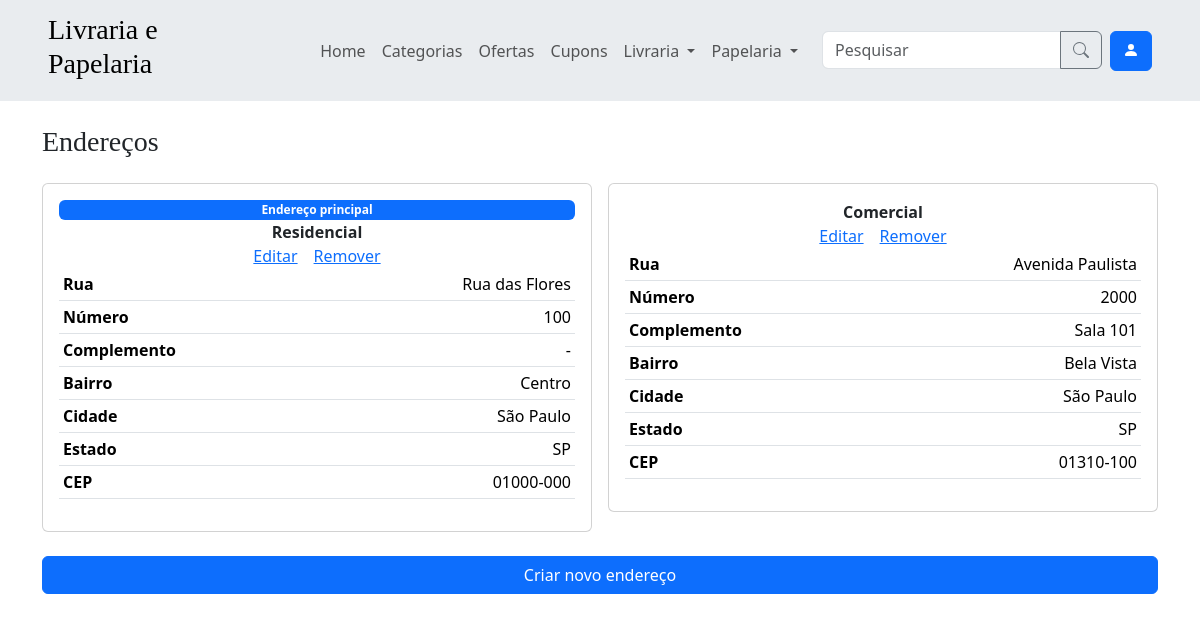
Page /enderecos/ (signed in) on the committed database.
### app/models.py (models this page shows, shortened)
class Endereco(models.Model):
    usuario = models.ForeignKey(User, on_delete=models.CASCADE)
    nome = models.CharField(max_length=20, null=True, blank=False)
    rua = models.CharField(max_length=100, null=True, blank=False)
    numero = models.CharField(max_length=8, null=True, blank=False)
    bairro = models.CharField(max_length=100, null=True, blank=False)
    cidade = models.CharField(max_length=100, null=True, blank=False)
    estado = models.CharField(max_length=100, null=True, blank=False)
    cep = models.CharField(max_length=20, null=True, blank=False)
    complemento = models.CharField(max_length=50, null=True, blank=True)
    is_principal = models.BooleanField(default=False)
    class Meta:
        verbose_name = verbose_name_plural = 'Endereco'

### app/views_enderecos.py (the view)
# urls.py: path('enderecos/', views_enderecos.enderecos, name='enderecos'),
@login_required
@user_passes_test(usuario_comum)
def enderecos(request):
    enderecos = request.user.endereco_set.all().order_by('-is_principal')
    return render(request, 'enderecos.html', {'enderecos': enderecos})

### app/context_processors.py (called while the page is built)
def categorias_processor(request):
    categorias = Categoria.objects.all()
    categorias_livraria = categorias.filter(tipo='Livraria')
    categorias_papelaria = categorias.filter(tipo='Papelaria')
    categorias = categorias[:10]
    return {
        'categorias': categorias,
        'categorias_livraria': categorias_livraria,
        'categorias_papelaria': categorias_papelaria
    }

### app/views_enderecos.py (called while the page is built)
def usuario_comum(user):
    return not user.is_staff

### app/templates/enderecos.html (shortened to what this page needs)
{% extends 'components/base.html' %}
{% block content %}
    {% include 'components/content_title.html' with title='Endereços' %}
    <div class="row row-cols-1 row-cols-md-2 g-3">
        {% for endereco in enderecos %}
            <div class="col">
                <div class="card p-3">
                    {% if endereco.is_principal %}
                        <span class="badge text-bg-primary">Endereço principal</span>
                    {% endif %}
                    <span class="fw-bold text-center">{{ endereco.nome }}</span>
                    <div class="d-flex flex-wrap justify-content-center gap-3">
                        <a href="{% url 'enderecos_editar' id_endereco=endereco.id %}">Editar</a>
                        <a href="{% url 'enderecos_remover' id_endereco=endereco.id %}">Remover</a>
                    </div>
                    <table class="table table-sm">
                        <tbody>
                            <tr>
                                <td class="align-middle text-capitalize fw-bold pe-3">Rua</td>
                                <td class="align-middle text-break text-end">{{ endereco.rua }}</td>
                            </tr>
                            <tr>
                                <td class="align-middle text-capitalize fw-bold pe-3">Número</td>
                                <td class="align-middle text-break text-end">{{ endereco.numero }}</td>
                            </tr>
                            <tr>
                                <td class="align-middle text-capitalize fw-bold pe-3">Complemento</td>
                                <td class="align-middle text-break text-end">{{ endereco.complemento|default:'-' }}</td>
                            </tr>
                            <tr>
                                <td class="align-middle text-capitalize fw-bold pe-3">Bairro</td>
                                <td class="align-middle text-break text-end">{{ endereco.bairro }}</td>
                            </tr>
                            <tr>
                                <td class="align-middle text-capitalize fw-bold pe-3">Cidade</td>
                                <td class="align-middle text-break text-end">{{ endereco.cidade }}</td>
                            </tr>
                            <tr>
                                <td class="align-middle text-capitalize fw-bold pe-3">Estado</td>
                                <td class="align-middle text-break text-end">{{ endereco.estado }}</td>
                            </tr>
                            <tr>
                                <td class="align-middle text-capitalize fw-bold pe-3">CEP</td>
                                <td class="align-middle text-break text-end">{{ endereco.cep }}</td>
                            </tr>
                        </tbody>
                    </table>
                </div>
            </div>
        {% empty %}
            <p>Você não possui endereços cadastrados.</p>
        {% endfor %}
    </div>
    <a href="{% url 'enderecos_criar' %}" class="btn btn-primary w-100 mt-4">Criar novo endereço</a>
{% endblock %}

### rows in the picture
Endereco: is_principal "Endereço principal", nome "Residencial", rua "Rua das Flores", numero "100", complemento "-", bairro "Centro", cidade "São Paulo", estado "SP", cep "01000-000"
Endereco: nome "Comercial", rua "Avenida Paulista", numero "2000", complemento "Sala 101", bairro "Bela Vista", cidade "São Paulo", estado "SP", cep "01310-100"

### other values in the picture
{{ title }} "Endereços"
